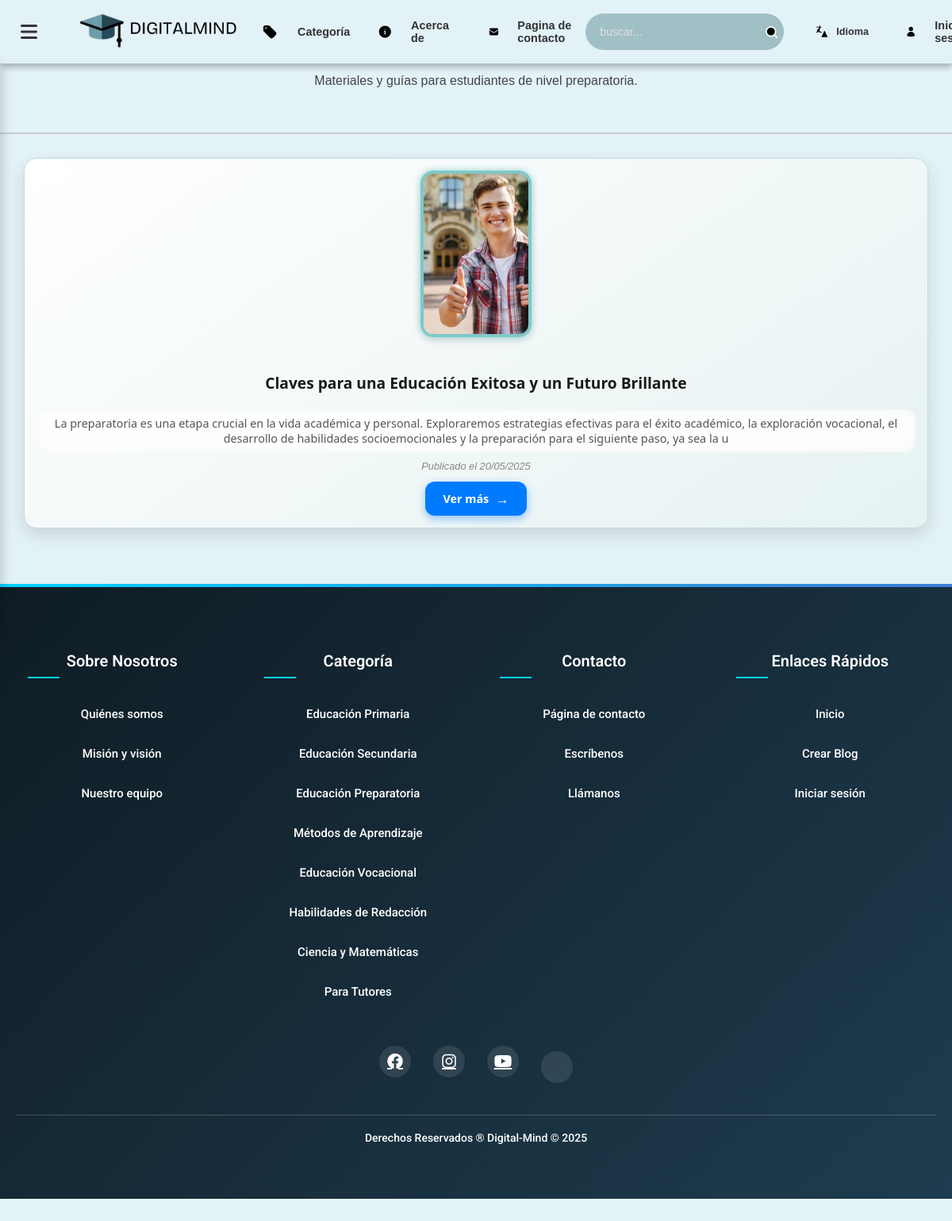
Screenshot of /PHP/categoria.php?id=7 with the database file from the repository.
### tables this page shows
CREATE TABLE `categoria` (
  `id` int(11) NOT NULL,
  `nombre` varchar(100) NOT NULL,
  `descripcion_corta` varchar(255) DEFAULT NULL,
  `imagen` varchar(255) DEFAULT NULL
);

CREATE TABLE `publicaciones_2` (
  `id` int(11) NOT NULL,
  `titular` varchar(255) NOT NULL,
  `fecha` date NOT NULL,
  `descripcion_corta` varchar(255) NOT NULL,
  `contenido` text NOT NULL,
  `referencia` varchar(255) NOT NULL,
  `imagen` varchar(255) DEFAULT NULL COMMENT 'Ruta/nombre del archivo de imagen',
  `categoria` varchar(50) NOT NULL,
  `fecha_creacion` timestamp NOT NULL DEFAULT current_timestamp(),
  `total_ratings` int(11) DEFAULT 0,
  `rating_count` int(11) DEFAULT 0,
  `mensaje` varchar(255) NOT NULL,
  `estado` enum('publicado','archivado') DEFAULT 'publicado',
  `categoria_id` int(11) DEFAULT NULL
);

### PHP/dashboard.php (the view, shortened to what this page needs)
<link rel="stylesheet" href="https://cdnjs.cloudflare.com/ajax/libs/font-awesome/6.4.0/css/all.min.css">

### PHP/categoria.php (shortened to what this page needs)
<?php
include 'blog_db.php';
include 'header.php';
include 'dashboard.php';
$categoria_id = isset($_GET['id']) ? intval($_GET['id']) : 0;
$sql_cat = "SELECT nombre, descripcion_corta, imagen FROM categoria WHERE id = $categoria_id";
$res_cat = $conn->query($sql_cat);
$row_cat = $res_cat->fetch_assoc();
$descripcionCategoria = $row_cat['descripcion_corta'];
$tituloCategoria = $row_cat['nombre'];
$sql = "SELECT * FROM publicaciones_2 WHERE categoria_id = $categoria_id AND estado = 'publicado' ORDER BY fecha DESC";
$resultado = $conn->query($sql);
?>
<!DOCTYPE html>
<html lang="es">
<head>
  <link rel="stylesheet" href="../css/style.css">
</head>
<body>
  <div class="categoria-banner">
    <h1><?php echo $tituloCategoria; ?></h1>
    <?php if (!empty($descripcionCategoria)): ?>
      <p style="color:#444;"><?= htmlspecialchars($descripcionCategoria) ?></p>
    <?php endif; ?>
  </div>
  <div class="categoria-content">
    <?php if ($resultado->num_rows > 0): ?>
        <?php while ($fila = $resultado->fetch_assoc()): ?>
          <div class="blog-card">
            <?php if (!empty($fila['imagen'])): ?>
              <img src="IMG/<?php echo htmlspecialchars($fila['imagen']); ?>" alt="Imagen del post">
            <?php endif; ?>
            <h2><?php echo htmlspecialchars($fila['titular']); ?></h2>
            <p><?php echo htmlspecialchars($fila['descripcion_corta']); ?></p>
            <div class="fecha">Publicado el <?php echo date('d/m/Y', strtotime($fila['fecha'])); ?></div>
            <a class="ver-mas" href="post_completo.php?id=<?php echo $fila['id']; ?>">Ver más</a>
          </div>
        <?php endwhile; ?>
    <?php else: ?>
        <p style="text-align:center;">No hay publicaciones en esta categoría.</p>
    <?php endif; ?>
  </div>
</body>
</html>
<?php
include 'footer.php';
?>

### css/style.css (style rules this page uses)
html { scroll-behavior: smooth; }
* { box-sizing: border-box; }
body { font-family: 'Arial', sans-serif; margin: 0; padding: 0; background-color: #e3f2f7; color: #333; }
h1, h2, h3, h4, h5, h6, footer, .most-recent { text-align: center; font-size: 2em; margin: 30px 0; color: #333; font-weight: bold; }

### rows the page displays
categoria: descripcion_corta "Materiales y guías para estudiantes de nivel preparatoria."
publicaciones_2: imagen (picture), titular "Claves para una Educación Exitosa y un Futuro Brillante", descripcion_corta "La preparatoria es una etapa crucial en la vida académica y personal. Exploraremos estrategias efectivas para el éxito académico, la exploración vocacional, el desarrollo de habilidades socioemocionales y la preparación para el siguiente paso, ya sea la u", fecha "20/05/2025"
